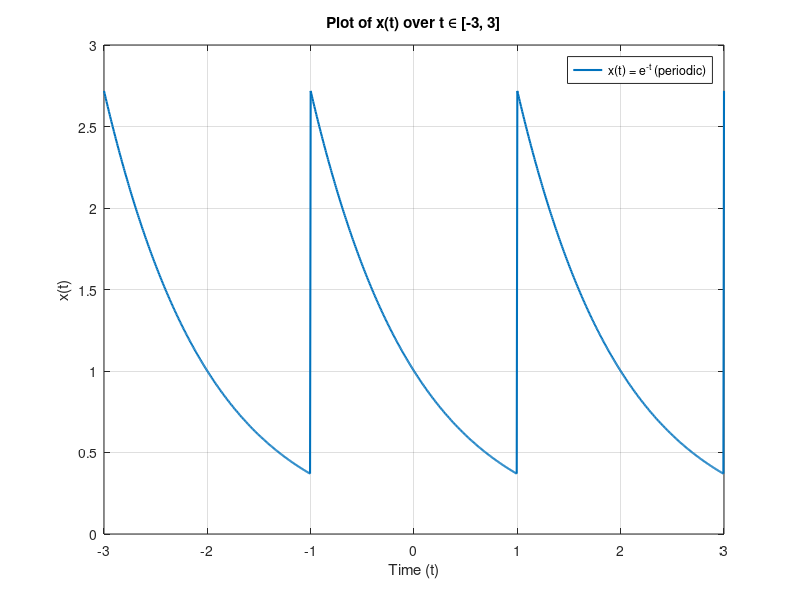
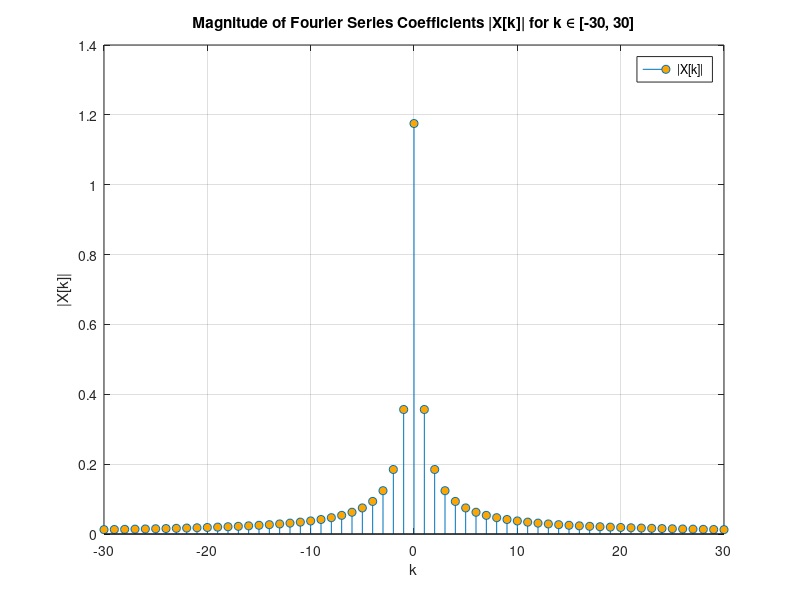

These charts were generated, in order, by the following MATLAB code:
% MATLAB script for plotting x(t) and computing Fourier Series coefficients X[k]

%% Parameters
T = 2;            % Period of the signal
k_vals = -30:30;  % Range of k values for Fourier Series coefficients
t = linspace(-3, 3, 1000); % Time vector over [-3, 3]

%% Part (a): Define the periodic signal x(t)
% x(t) = e^(-t) for t in [-1, 1], extended periodically with period T = 2
x_t = @(t) exp(-mod(t + 1, T) + 1);

% Calculate x(t) values for plotting
x_t_vals = x_t(t);

% Plot x(t) over [-3, 3]
figure;
plot(t, x_t_vals, 'LineWidth', 1.5);
title('Plot of x(t) over t \in [-3, 3]');
xlabel('Time (t)');
ylabel('x(t)');
grid on;
legend('x(t) = e^{-t} (periodic)');

%% Part (b): Derive Fourier Series coefficients X[k]
% Fourier Series coefficient X[k] = (1/T) * integral from -1 to 1 of x(t) * exp(-j * pi * k * t) dt
X_k = zeros(size(k_vals)); % Initialize X[k] array
for i = 1:length(k_vals)
    k = k_vals(i);
    integrand = @(t) exp(-(1 + 1j * pi * k) * t);
    X_k(i) = (1 / T) * integral(integrand, -1, 1); % Compute X[k] via integral
end

%% Part (c): Plot |X[k]| for k \in [-30, 30]
X_k_magnitude = abs(X_k); % Magnitude of Fourier Series coefficients

% Plot |X[k]|
figure;
stem(k_vals, X_k_magnitude, 'filled', 'MarkerFaceColor', '#FFA500'); % Use hex color code for orange
title('Magnitude of Fourier Series Coefficients |X[k]| for k \in [-30, 30]');
xlabel('k');
ylabel('|X[k]|');
grid on;
legend('|X[k]|');
